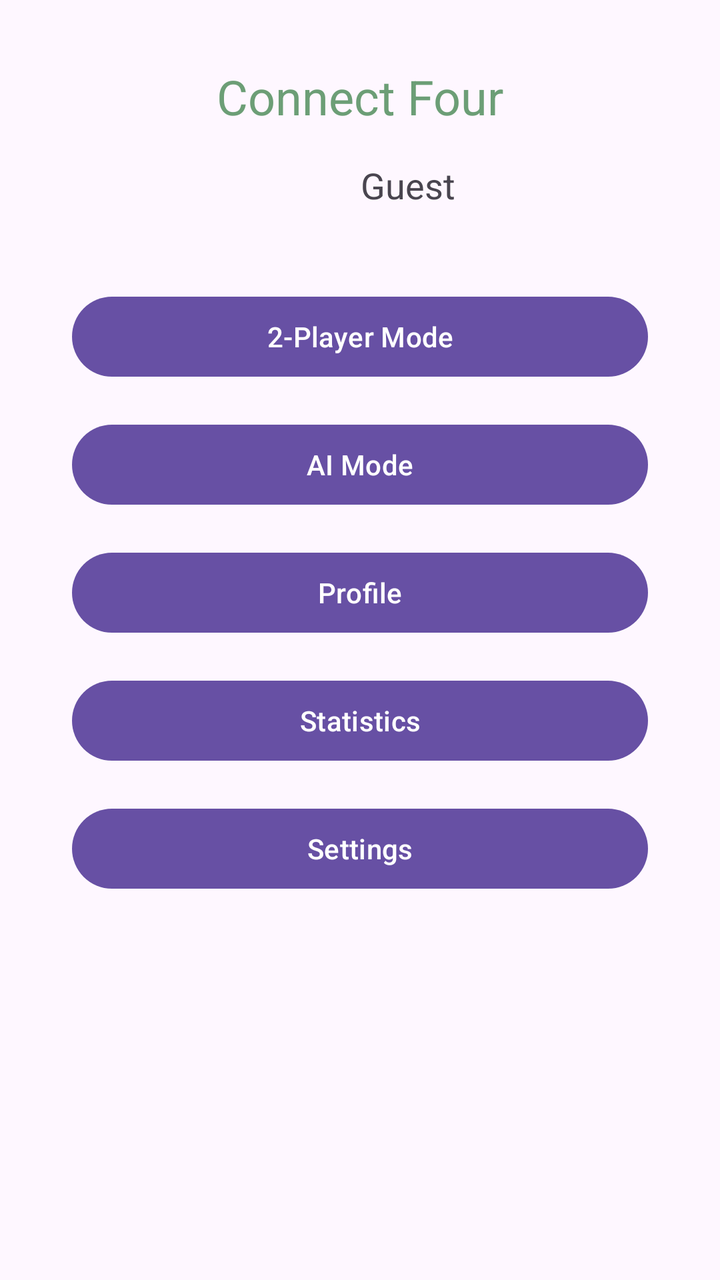
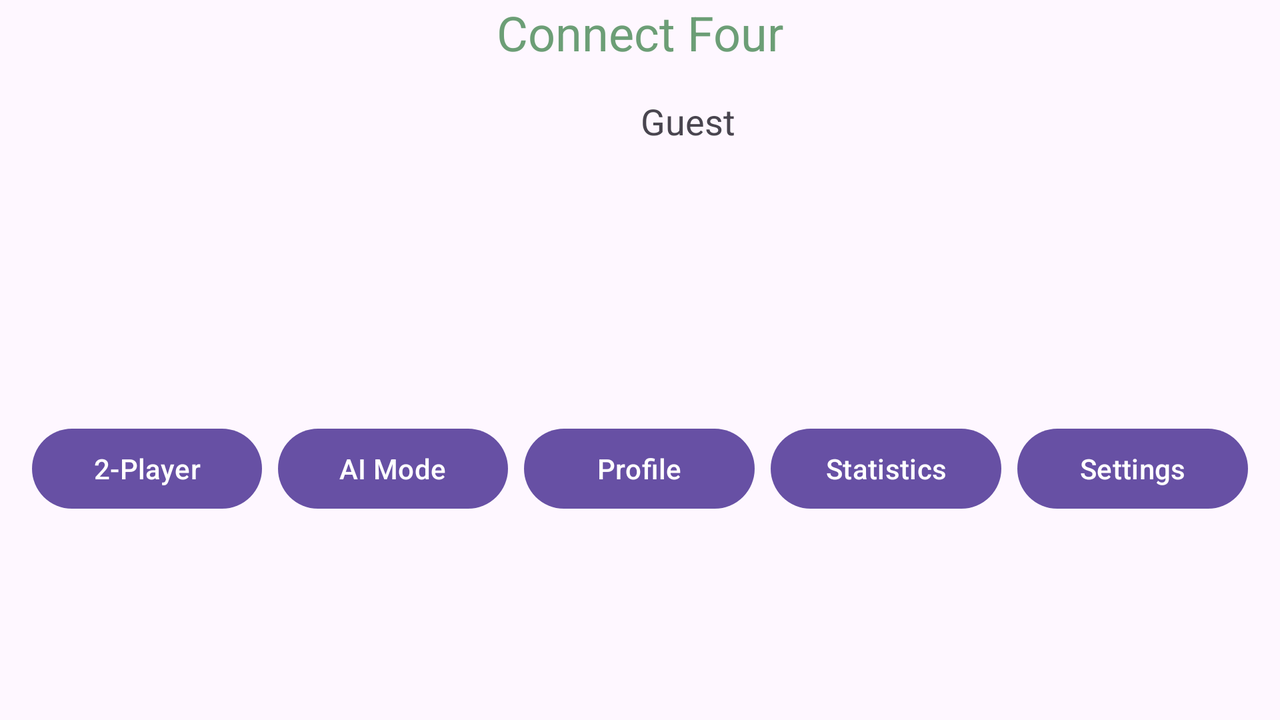

Two renders of one Android screen. The first uses the default layout on a phone; the second uses the alternative layout the repository ships for a different screen configuration, on a matching device. The two XML files are below.
<!-- AndroidManifest.xml: application theme Theme.MAD_Assignment1 -->
<!-- res/layout/fragment_main_menu.xml -->
<androidx.constraintlayout.widget.ConstraintLayout
    xmlns:android="http://schemas.android.com/apk/res/android"
    xmlns:app="http://schemas.android.com/apk/res-auto"
    xmlns:tools="http://schemas.android.com/tools"
    android:layout_width="match_parent"
    android:layout_height="match_parent"
    tools:context=".ui.MainMenuFragment">

    <TextView
        android:id="@+id/title"
        android:layout_width="wrap_content"
        android:layout_height="wrap_content"
        android:text="Connect Four"
        android:textSize="24sp"
        android:textColor="@color/pastel_green_dark"
        app:layout_constraintTop_toTopOf="parent"
        app:layout_constraintStart_toStartOf="parent"
        app:layout_constraintEnd_toEndOf="parent"
        android:layout_marginTop="32dp"/>

    
    <LinearLayout
        android:id="@+id/user_info_layout"
        android:layout_width="wrap_content"
        android:layout_height="wrap_content"
        android:orientation="horizontal"
        app:layout_constraintTop_toBottomOf="@+id/title"
        app:layout_constraintStart_toStartOf="parent"
        app:layout_constraintEnd_toEndOf="parent"
        android:layout_marginTop="16dp">

        <ImageView
            android:id="@+id/user_icon"
            android:layout_width="40dp"
            android:layout_height="40dp"
            android:layout_marginEnd="8dp"
            android:src="@drawable/avatar1" />

        <TextView
            android:id="@+id/username"
            android:layout_width="wrap_content"
            android:layout_height="wrap_content"
            android:text="Guest"
            android:textSize="18dp" />

    </LinearLayout>

    <Button
        android:id="@+id/btn_two_player"
        android:layout_width="0dp"
        android:layout_height="wrap_content"
        android:text="2-Player Mode"
        app:layout_constraintTop_toBottomOf="@+id/user_info_layout"
        app:layout_constraintStart_toStartOf="parent"
        app:layout_constraintEnd_toEndOf="parent"
        app:layout_constraintWidth_percent="0.8"
        android:layout_marginTop="24dp"/>

    <Button
        android:id="@+id/btn_ai_mode"
        android:layout_width="0dp"
        android:layout_height="wrap_content"
        android:text="AI Mode"
        app:layout_constraintTop_toBottomOf="@+id/btn_two_player"
        app:layout_constraintStart_toStartOf="parent"
        app:layout_constraintEnd_toEndOf="parent"
        app:layout_constraintWidth_percent="0.8"
        android:layout_marginTop="16dp"/>

    <Button
        android:id="@+id/btn_profile"
        android:layout_width="0dp"
        android:layout_height="wrap_content"
        android:text="Profile"
        app:layout_constraintTop_toBottomOf="@+id/btn_ai_mode"
        app:layout_constraintStart_toStartOf="parent"
        app:layout_constraintEnd_toEndOf="parent"
        app:layout_constraintWidth_percent="0.8"
        android:layout_marginTop="16dp"/>

    <Button
        android:id="@+id/btn_statistics"
        android:layout_width="0dp"
        android:layout_height="wrap_content"
        android:text="Statistics"
        app:layout_constraintTop_toBottomOf="@+id/btn_profile"
        app:layout_constraintStart_toStartOf="parent"
        app:layout_constraintEnd_toEndOf="parent"
        app:layout_constraintWidth_percent="0.8"
        android:layout_marginTop="16dp"/>

    <Button
        android:id="@+id/btn_settings"
        android:layout_width="0dp"
        android:layout_height="wrap_content"
        android:text="Settings"
        app:layout_constraintTop_toBottomOf="@+id/btn_statistics"
        app:layout_constraintStart_toStartOf="parent"
        app:layout_constraintEnd_toEndOf="parent"
        app:layout_constraintWidth_percent="0.8"
        android:layout_marginTop="16dp"/>

</androidx.constraintlayout.widget.ConstraintLayout>
<!-- resources referenced by this layout -->
<resources>
  <color name="pastel_green_dark">#6C9E76</color>
  <style name="Theme.MAD_Assignment1" parent="Base.Theme.MAD_Assignment1" />
  <style name="Base.Theme.MAD_Assignment1" parent="Theme.Material3.DayNight.NoActionBar">
          
          
      </style>
</resources>
<!-- res/layout-land/fragment_main_menu.xml (the repository's variant of the layout above) -->
<!-- drawn on the phone turned sideways -->
<?xml version="1.0" encoding="utf-8"?>
<androidx.constraintlayout.widget.ConstraintLayout
    xmlns:android="http://schemas.android.com/apk/res/android"
    xmlns:app="http://schemas.android.com/apk/res-auto"
    xmlns:tools="http://schemas.android.com/tools"
    android:layout_width="match_parent"
    android:layout_height="match_parent"
    tools:context=".ui.MainMenuFragment">

    
    <TextView
        android:id="@+id/title"
        android:layout_width="wrap_content"
        android:layout_height="wrap_content"
        android:text="Connect Four"
        android:textSize="24sp"
        android:textColor="@color/pastel_green_dark"
        app:layout_constraintTop_toTopOf="parent"
        app:layout_constraintStart_toStartOf="parent"
        app:layout_constraintEnd_toEndOf="parent" />

    
    <LinearLayout
        android:id="@+id/user_info_layout"
        android:layout_width="wrap_content"
        android:layout_height="wrap_content"
        android:orientation="horizontal"
        app:layout_constraintTop_toBottomOf="@+id/title"
        app:layout_constraintStart_toStartOf="parent"
        app:layout_constraintEnd_toEndOf="parent"
        android:layout_marginTop="16dp">

        <ImageView
            android:id="@+id/user_icon"
            android:layout_width="40dp"
            android:layout_height="40dp"
            android:layout_marginEnd="8dp"
            android:src="@drawable/avatar1" />

        <TextView
            android:id="@+id/username"
            android:layout_width="wrap_content"
            android:layout_height="wrap_content"
            android:text="Guest"
            android:textSize="18sp" />

    </LinearLayout>

    
    <LinearLayout
        android:layout_width="0dp"
        android:layout_height="wrap_content"
        android:orientation="horizontal"
        app:layout_constraintTop_toBottomOf="@+id/user_info_layout"
        app:layout_constraintStart_toStartOf="parent"
        app:layout_constraintEnd_toEndOf="parent"
        app:layout_constraintBottom_toBottomOf="parent"
        android:gravity="center"
        android:layout_marginTop="20dp"
        android:layout_marginStart="16dp"
        android:layout_marginEnd="16dp">

        <Button
            android:id="@+id/btn_two_player"
            android:layout_width="0dp"
            android:layout_height="wrap_content"
            android:text="2-Player"
            android:layout_weight="1"
            android:layout_marginEnd="8dp" />

        <Button
            android:id="@+id/btn_ai_mode"
            android:layout_width="0dp"
            android:layout_height="wrap_content"
            android:text="AI Mode"
            android:layout_weight="1"
            android:layout_marginEnd="8dp" />

        <Button
            android:id="@+id/btn_profile"
            android:layout_width="0dp"
            android:layout_height="wrap_content"
            android:text="Profile"
            android:layout_weight="1"
            android:layout_marginEnd="8dp" />

        <Button
            android:id="@+id/btn_statistics"
            android:layout_width="0dp"
            android:layout_height="wrap_content"
            android:text="Statistics"
            android:layout_weight="1"
            android:layout_marginEnd="8dp" />

        <Button
            android:id="@+id/btn_settings"
            android:layout_width="0dp"
            android:layout_height="wrap_content"
            android:text="Settings"
            android:layout_weight="1" />

    </LinearLayout>

</androidx.constraintlayout.widget.ConstraintLayout>
